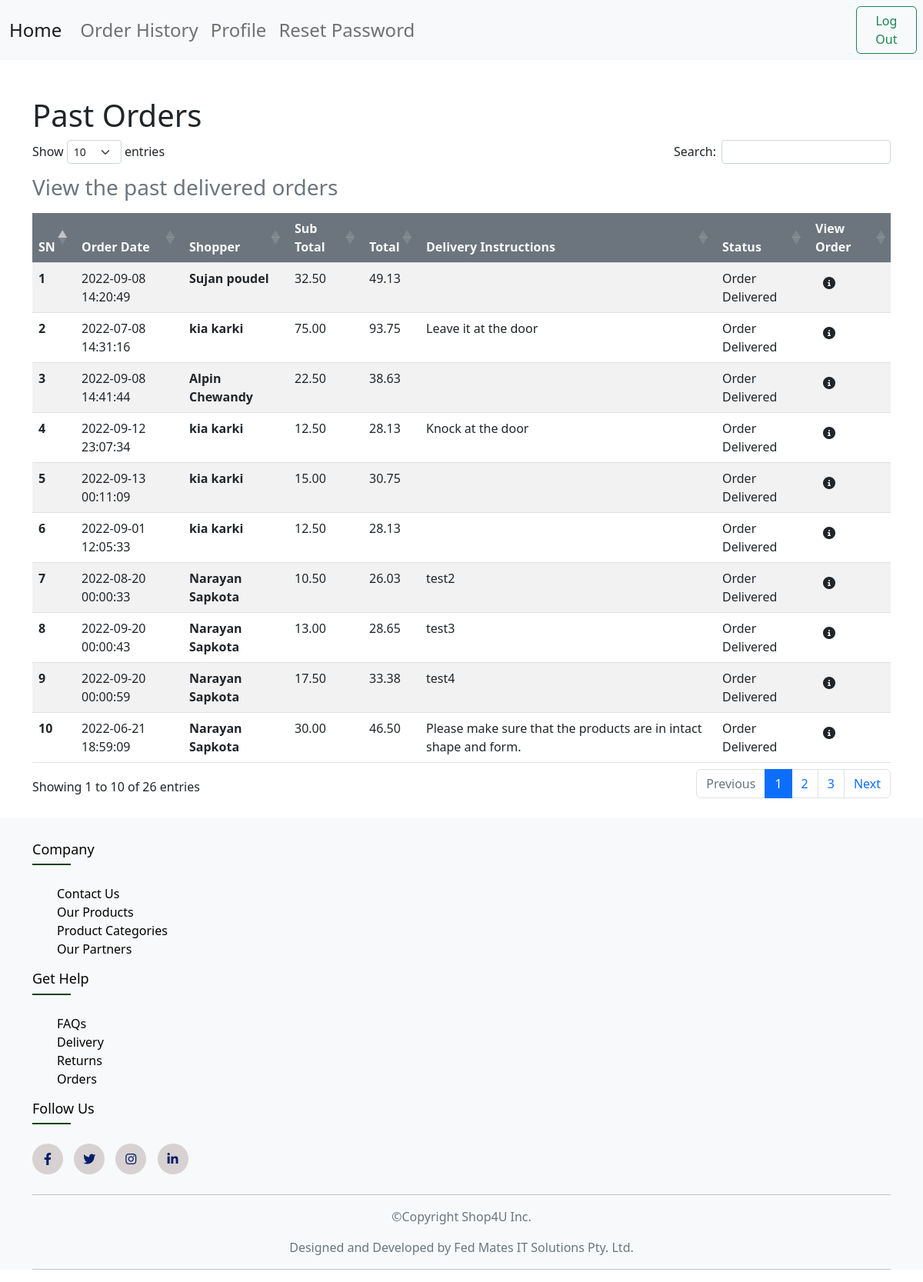
Page /picker/orderhistory.php (signed in) on the committed database.
### tables this page shows
CREATE TABLE IF NOT EXISTS `custOrder` (
  `id` bigint NOT NULL AUTO_INCREMENT,
  `instruction` longtext,
  `shopperId` bigint NOT NULL,
  `pickerId` bigint DEFAULT NULL,
  `subTotal` decimal(65,2) NOT NULL,
  `total` decimal(65,2) NOT NULL,
  `handlingFee` double(65,2) NOT NULL,
  `tax` decimal(65,2) NOT NULL,
  `orderStatus` int DEFAULT NULL,
  `orderDate` datetime DEFAULT NULL,
  PRIMARY KEY (`id`),
  KEY `custOrder.shopperId` (`shopperId`),
  KEY `custOrder.pickerId` (`pickerId`)
);

### db/pickerGetOrders.php (the view, shortened to what this page needs)
<?php
require_once "config.php";
$userId = $_SESSION['id'];
$link = "$_SERVER[REQUEST_URI]";
if ($link == "/picker/index.php" || $link == "/picker/" || $link == "/picker/index.php?result=picked" || $link == "/picker/index.php?result=orderpicked" || $link == "/picker/index.php?result=delivered" || $link == "/picker/index.php?result=ordernotpicked" || $link == "/picker/index.php?result=toomanyorders") {
    $sql1 = "SELECT * FROM custOrder WHERE orderStatus=0 LIMIT 5";
    $res1 = mysqli_query($conn, $sql1);
    if ($res1) {
        $count1 = mysqli_num_rows($res1);
        if ($count1 > 0) {
            while ($rows1 = mysqli_fetch_assoc($res1)) {
                $shopperId1 = $rows1['shopperId'];
                $grandTotal1 = $rows1['total'];
                $orderId1 = $rows1['id'];
                ?>
<tr>
    <?php
$sql2 = "SELECT CONCAT(firstname,' ', lastname) AS fullname FROM user WHERE id=$shopperId1";
                $resus2 = mysqli_query($conn, $sql2);
                $row2 = mysqli_fetch_assoc($resus2);
                $fullname1 = $row2['fullname'];?>
    <td class="border-0">
        <div class="p-2">
            <div class="ml-3 d-flex justify-content-center">
                <a class="text-dark text-decoration-none" href="viewshopper.php?id=<?php echo $shopperId1 ?>">
                <h5 class="mb-0"><?php echo $fullname1; ?></a></h5>
                </a>
            </div>
        </div>
    </td>
    <form action="../db/updateorder.php" method="post">
        <td scope="row" class="border-0 align-middle fst-italic fw-bold ">#SHOP4U<?php echo $orderId1; ?></td>
        <input type="hidden" name="id" value="<?php echo $orderId1; ?>">
        <input type="hidden" name="orderStatusPost" value="<?php $orderStatusPost = 1;
                echo $orderStatusPost;?>">
        <td scope="row" class="border-0 align-middle"><strong>$<?php echo $grandTotal1; ?></strong></td>
        <td scope="row" class="border-0 align-middle">
            <input class="btn btn-success rounded-pill py-2" type="submit" name="acceptOrder" value="Accept">
        </td>
    </form>
    <td scope="row" class="border-0 align-middle">
        <a href="../picker/vieworder.php?orderid=<?php echo $orderId1; ?>" id="button-addon3" type="button"
            class="btn btn-secondary  px-4 rounded-pill text-white"><i class="bi bi-info-lg"></i> View</a>
    </td>
</tr>
<?php
}
    } else {
        ?>
<div class="container py-5 text-center">
    <h1 class="display-9">No New Orders</h1>
</div>
<?php
}
    }
} elseif ($link == "/picker/orderhistory.php") {
    $sql = "SELECT * FROM custOrder WHERE orderStatus!=0 AND orderStatus !=1 AND orderStatus !=2 AND pickerId=$userId ";
    $res = mysqli_query($conn, $sql);
    $sn = 1;
    if ($res == true) {
        $count = mysqli_num_rows($res);
        if ($count > 0) {
            while ($rows = mysqli_fetch_assoc($res)) {
                $orderDate = $rows['orderDate'];
                $subTotal = $rows['subTotal'];
                $grandTotal = $rows['total'];
                $instructions = $rows['instruction'];
                $status = $rows['orderStatus'];
                $shopperId = $rows['shopperId'];
                $orderid = $rows['id'];
                ?>
<tr>
    <th scope="row"><?php echo $sn++; ?></th>
    <td scope="row"><?php echo $orderDate; ?></td>
    <?php
$sql = "SELECT CONCAT(firstname,' ', lastname) AS fullname FROM user WHERE id=$shopperId";
                $resus = mysqli_query($conn, $sql);
                $row1 = mysqli_fetch_assoc($resus);
                $fullname = $row1['fullname'];?>
    <th scope="row"><a class="text-dark text-decoration-none" href="viewshopper.php?id=<?php echo $shopperId ?>"><?php echo $fullname; ?></a></th>
    <td scope="row"><?php echo $subTotal; ?></td>
    <td scope="row"><?php echo $grandTotal; ?></td>
    <td scope="row"><?php echo $instructions; ?></td>
    <td scope="row"><?php
if ($status == 0) {
                    echo "Waiting for Picker";
                } elseif ($status == 1) {
                    echo "Picker Assigned";
                } elseif ($status == 2) {
                    echo "Order Processing";
                } elseif ($status == 3) {
                    echo "Order Getting Ready";
                } elseif ($status == 4) {
                    echo "Order enroute";
                } elseif ($status == 5) {
                    echo "Order Delivered";
                }?></td>
    <td scope="row">
        <a href="../picker/vieworder.php?orderid=<?php echo $orderid; ?>"><span style="padding:10px;"
                class="text-dark fa-solid fa-circle-info" data-bs-toggle="tooltip" data-bs-placement="right"
                title="View Order"></span></a>
    </td>
</tr>
<?php
}
        }
    }
} else {?>
<div class="container py-5 text-center">
    <h1 class="display-9 text-danger">Please revalidate your request!</h1>
</div>
<?php }
?>

### rows in the picture
custorder: orderDate "2022-09-08 14:20:49", fullname "Sujan poudel", subTotal "32.50", total "49.13", orderStatus "Order Delivered"
custorder: orderDate "2022-07-08 14:31:16", fullname "kia karki", subTotal "75.00", total "93.75", instruction "Leave it at the door", orderStatus "Order Delivered"
custorder: orderDate "2022-09-08 14:41:44", fullname "Alpin Chewandy", subTotal "22.50", total "38.63", orderStatus "Order Delivered"
custorder: orderDate "2022-09-12 23:07:34", fullname "kia karki", subTotal "12.50", total "28.13", instruction "Knock at the door", orderStatus "Order Delivered"
custorder: orderDate "2022-09-13 00:11:09", fullname "kia karki", subTotal "15.00", total "30.75", orderStatus "Order Delivered"
custorder: orderDate "2022-09-01 12:05:33", fullname "kia karki", subTotal "12.50", total "28.13", orderStatus "Order Delivered"
custorder: orderDate "2022-08-20 00:00:33", fullname "Narayan Sapkota", subTotal "10.50", total "26.03", instruction "test2", orderStatus "Order Delivered"
custorder: orderDate "2022-09-20 00:00:43", fullname "Narayan Sapkota", subTotal "13.00", total "28.65", instruction "test3", orderStatus "Order Delivered"
custorder: orderDate "2022-09-20 00:00:59", fullname "Narayan Sapkota", subTotal "17.50", total "33.38", instruction "test4", orderStatus "Order Delivered"
custorder: orderDate "2022-06-21 18:59:09", fullname "Narayan Sapkota", subTotal "30.00", total "46.50", instruction "Please make sure that the products are in intact shape and form.", orderStatus "Order Delivered"
